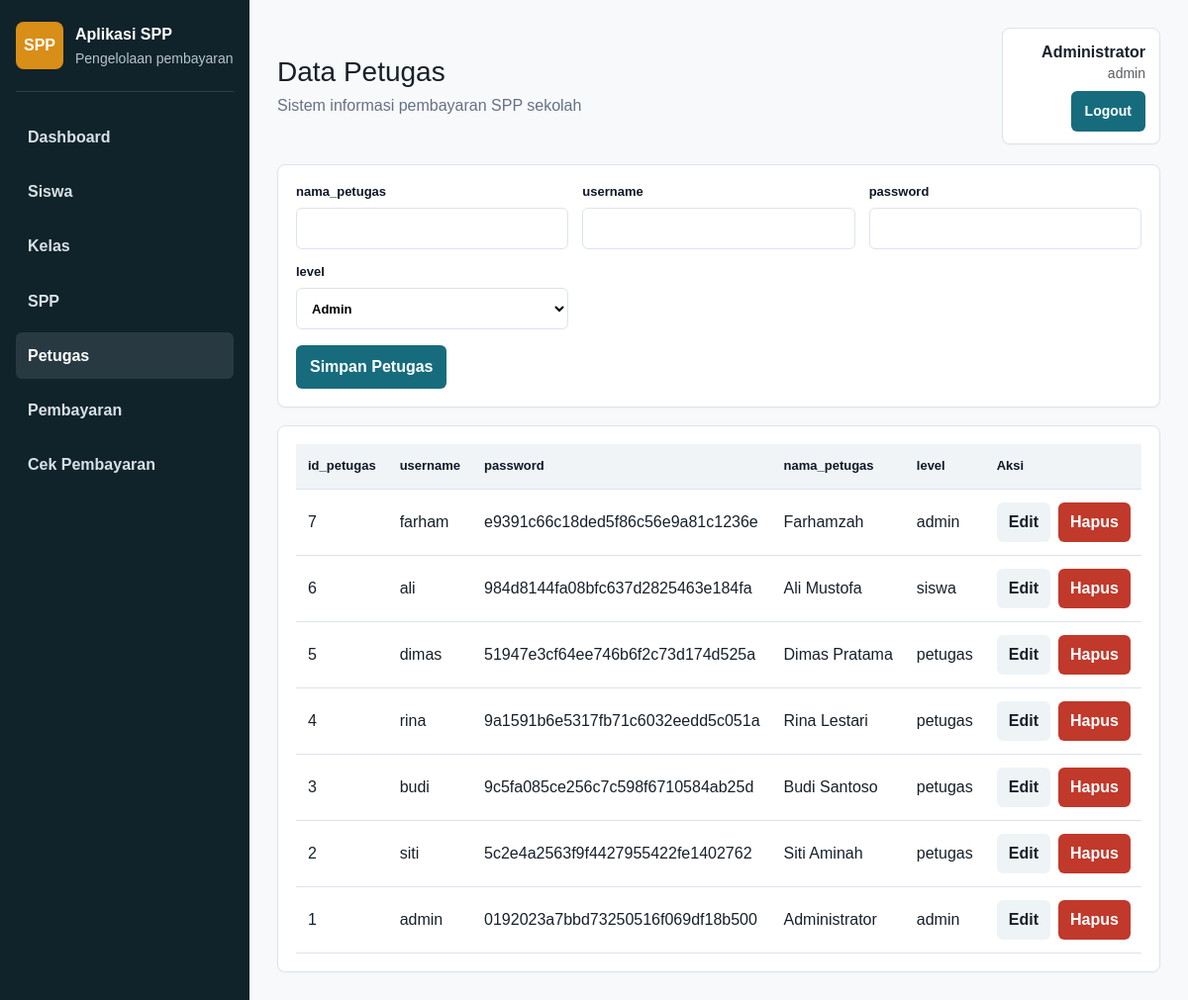
/index.php?page=petugas (signed in), run on the app's committed database.
### tables this page shows
CREATE TABLE `tb_petugas` (
  `id_petugas` varchar(11) NOT NULL,
  `username` varchar(25) NOT NULL,
  `password` varchar(32) NOT NULL,
  `nama_petugas` varchar(35) NOT NULL,
  `level` enum('admin','petugas','siswa') NOT NULL
);

### index.php (called while the page is built, shortened)
<?php
require_once __DIR__ . '/config/koneksi.php';
require_once __DIR__ . '/includes/functions.php';
$page = $_GET['page'] ?? 'dashboard';
require __DIR__ . '/includes/header.php';
require __DIR__ . '/modul/' . $page . '.php';
require __DIR__ . '/includes/footer.php';

### includes/functions.php (called while the page is built, shortened)
<?php
function e($value)
{
    return htmlspecialchars((string) $value, ENT_QUOTES, 'UTF-8');
}
function query_all($koneksi, $sql)
{
    $result = mysqli_query($koneksi, $sql);
    $rows = [];
    while ($row = mysqli_fetch_assoc($result)) {
        $rows[] = $row;
    }
    return $rows;
}

### modul/petugas.php (the view, shortened to what this page needs)
<?php
$edit = null;
$petugas = query_all($koneksi, "SELECT * FROM tb_petugas ORDER BY CAST(id_petugas AS UNSIGNED) DESC");
?>
<section class="panel">
    <form method="post">
        <div class="form-grid">
            <label>nama_petugas
                <input type="text" name="nama_petugas" required value="<?= e($edit['nama_petugas'] ?? '') ?>">
            </label>
            <label>username
                <input type="text" name="username" required value="<?= e($edit['username'] ?? '') ?>">
            </label>
            <label>password
                <input type="password" name="password" <?= $edit ? '' : 'required' ?> placeholder="<?= $edit ? 'Kosongkan jika tidak diganti' : '' ?>">
            </label>
            <label>level
                <select name="level" required>
                    <?php foreach (['admin' => 'Admin', 'petugas' => 'Petugas', 'siswa' => 'Siswa'] as $value => $label): ?>
                        <option value="<?= e($value) ?>" <?= ($edit['level'] ?? '') === $value ? 'selected' : '' ?>><?= e($label) ?></option>
                    <?php endforeach; ?>
                </select>
            </label>
        </div>
        <button class="btn" type="submit"><?= $edit ? 'Update Petugas' : 'Simpan Petugas' ?></button>
    </form>
</section>
<section class="panel" style="margin-top: 18px;">
    <div class="table-wrap">
        <table>
            <thead>
                <tr>
                    <th>id_petugas</th>
                    <th>username</th>
                    <th>password</th>
                    <th>nama_petugas</th>
                    <th>level</th>
                    <th>Aksi</th>
                </tr>
            </thead>
            <tbody>
                <?php foreach ($petugas as $row): ?>
                    <tr>
                        <td><?= e($row['id_petugas']) ?></td>
                        <td><?= e($row['username']) ?></td>
                        <td><?= e($row['password']) ?></td>
                        <td><?= e($row['nama_petugas']) ?></td>
                        <td><?= e($row['level']) ?></td>
                        <td>
                            <div class="actions">
                                <a class="btn secondary" href="index.php?page=petugas&edit=<?= e($row['id_petugas']) ?>">Edit</a>
                                <a class="btn danger" href="index.php?page=petugas&hapus=<?= e($row['id_petugas']) ?>" onclick="return confirm('Hapus data ini?')">Hapus</a>
                            </div>
                        </td>
                    </tr>
                <?php endforeach; ?>
            </tbody>
        </table>
    </div>
</section>

### assets/css/style.css (style rules this page uses)
:root { --bg: #f6f7fb; --panel: #ffffff; --text: #17202a; --muted: #667085; --line: #dde3ee; --primary: #166c7d; --primary-dark: #0f5060; --accent: #d98e18; --danger: #c0392b; --success: #247a48; }
* { box-sizing: border-box; }
body { margin: 0; min-height: 100vh; background: var(--bg); color: var(--text); font-family: Arial, Helvetica, sans-serif; display: flex; line-height: 1.45; }
a { color: inherit; text-decoration: none; }
.card, .panel { background: var(--panel); border: 1px solid var(--line); border-radius: 8px; padding: 18px 18px; box-shadow: 0 1px 2px rgba(16, 35, 43, 0.03); }
.panel + .panel { margin-top: 18px; }
.form-grid { display: grid; grid-template-columns: repeat(auto-fit, minmax(260px, 1fr)); gap: 14px; margin-bottom: 16px; }
label { display: grid; gap: 6px; font-weight: 700; font-size: 13px; color: #101828; }
input, select, textarea { width: 100%; border: 1px solid var(--line); border-radius: 6px; padding: 10px 11px; font: inherit; background: #fff; min-height: 42px; }
.btn { border: 0; border-radius: 6px; background: var(--primary); color: #fff; padding: 10px 14px; font-weight: 700; cursor: pointer; display: inline-flex; align-items: center; justify-content: center; min-height: 38px; gap: 6px; }
.btn.secondary { background: #eef3f6; color: var(--text); }
.btn.danger { background: var(--danger); }
.table-wrap { overflow-x: auto; }
table { width: 100%; border-collapse: collapse; background: #fff; table-layout: auto; }
th, td { border-bottom: 1px solid var(--line); padding: 13px 12px; text-align: left; vertical-align: middle; white-space: nowrap; }
th { background: #f0f4f7; font-size: 13px; font-weight: 700; color: #101828; }
th:last-child, td:last-child { width: 160px; }
.actions { display: flex; gap: 8px; align-items: center; }
.actions .btn { min-height: 36px; padding: 8px 12px; }

### data on the page
tb_petugas: id_petugas "7", username "farham", password "e9391c66c18ded5f86c56e9a81c1236e", nama_petugas "Farhamzah", level "admin"
tb_petugas: id_petugas "6", username "ali", password "984d8144fa08bfc637d2825463e184fa", nama_petugas "Ali Mustofa", level "siswa"
tb_petugas: id_petugas "5", username "dimas", password "51947e3cf64ee746b6f2c73d174d525a", nama_petugas "Dimas Pratama", level "petugas"
tb_petugas: id_petugas "4", username "rina", password "9a1591b6e5317fb71c6032eedd5c051a", nama_petugas "Rina Lestari", level "petugas"
tb_petugas: id_petugas "3", username "budi", password "9c5fa085ce256c7c598f6710584ab25d", nama_petugas "Budi Santoso", level "petugas"
tb_petugas: id_petugas "2", username "siti", password "5c2e4a2563f9f4427955422fe1402762", nama_petugas "Siti Aminah", level "petugas"
tb_petugas: id_petugas "1", username "admin", password "0192023a7bbd73250516f069df18b500", nama_petugas "Administrator", level "admin"

### other printed values
$menuLabel "Dashboard"
$menuLabel "Siswa"
$menuLabel "Kelas"
$menuLabel "SPP"
$menuLabel "Petugas"
$menuLabel "Pembayaran"
$menuLabel "Cek Pembayaran"
$pageTitle "Data Petugas"
current_user()['nama_user'] "Administrator"
current_level() "admin"
form field level "Admin"
